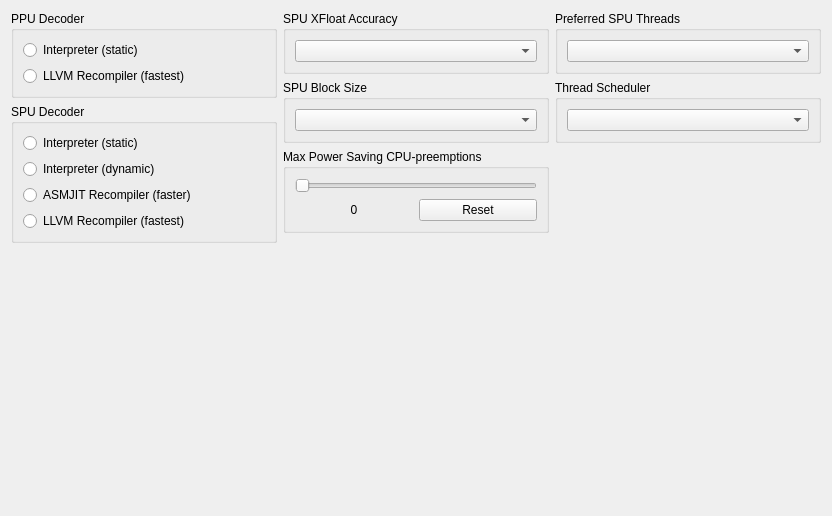
         <widget class="QWidget" name="coreTabScrollContents">
          <property name="geometry">
           <rect>
            <x>0</x>
            <y>0</y>
            <width>832</width>
            <height>516</height>
           </rect>
          </property>
          <layout class="QVBoxLayout" name="coreTabScrollContentsLayout">
           <item>
            <layout class="QHBoxLayout" name="coreTabItemLayout">
             <item>
              <layout class="QVBoxLayout" name="coreTabLeftLayout">
               <item>
                <widget class="QGroupBox" name="gb_ppu">
                 <property name="title">
                  <string>PPU Decoder</string>
                 </property>
                 <layout class="QVBoxLayout" name="ppu_layout">
                  <item>
                   <widget class="QRadioButton" name="ppu__static">
                    <property name="text">
                     <string notr="true">Interpreter (static)</string>
                    </property>
                   </widget>
                  </item>
                  <item>
                   <widget class="QRadioButton" name="ppu_llvm">
                    <property name="text">
                     <string notr="true">LLVM Recompiler (fastest)</string>
                    </property>
                   </widget>
                  </item>
                 </layout>
                </widget>
               </item>
               <item>
                <widget class="QGroupBox" name="gb_spu">
                 <property name="title">
                  <string>SPU Decoder</string>
                 </property>
                 <layout class="QVBoxLayout" name="spu_layout">
                  <item>
                   <widget class="QRadioButton" name="spu__static">
                    <property name="text">
                     <string notr="true">Interpreter (static)</string>
                    </property>
                   </widget>
                  </item>
                  <item>
                   <widget class="QRadioButton" name="spu_dynamic">
                    <property name="text">
                     <string notr="true">Interpreter (dynamic)</string>
                    </property>
                   </widget>
                  </item>
                  <item>
                   <widget class="QRadioButton" name="spu_asmjit">
                    <property name="text">
                     <string notr="true">ASMJIT Recompiler (faster)</string>
                    </property>
                   </widget>
                  </item>
                  <item>
                   <widget class="QRadioButton" name="spu_llvm">
                    <property name="text">
                     <string notr="true">LLVM Recompiler (fastest)</string>
                    </property>
                   </widget>
                  </item>
                 </layout>
                </widget>
               </item>
               <item>
                <spacer name="coreTabLeftLayoutSpacer">
                 <property name="orientation">
                  <enum>Qt::Orientation::Vertical</enum>
                 </property>
                 <property name="sizeType">
                  <enum>QSizePolicy::Policy::MinimumExpanding</enum>
                 </property>
                 <property name="sizeHint" stdset="0">
                  <size>
                   <width>0</width>
                   <height>0</height>
                  </size>
                 </property>
                </spacer>
               </item>
              </layout>
             </item>
             <item>
              <layout class="QVBoxLayout" name="coreTabMiddleLayout">
               <item>
                <widget class="QGroupBox" name="gb_xfloat_accuracy">
                 <property name="sizePolicy">
                  <sizepolicy hsizetype="Preferred" vsizetype="Minimum">
                   <horstretch>0</horstretch>
                   <verstretch>0</verstretch>
                  </sizepolicy>
                 </property>
                 <property name="title">
                  <string>SPU XFloat Accuracy</string>
                 </property>
                 <layout class="QVBoxLayout" name="gb_xfloat_accuracy_layout">
                  <item>
                   <widget class="QComboBox" name="xfloatAccuracy"/>
                  </item>
                 </layout>
                </widget>
               </item>
               <item>
                <widget class="QGroupBox" name="gb_spuBlockSize">
                 <property name="sizePolicy">
                  <sizepolicy hsizetype="Preferred" vsizetype="Minimum">
                   <horstretch>0</horstretch>
                   <verstretch>0</verstretch>
                  </sizepolicy>
                 </property>
                 <property name="title">
                  <string>SPU Block Size</string>
                 </property>
                 <layout class="QVBoxLayout" name="gb_spuBlockSize_layout">
                  <item>
                   <widget class="QComboBox" name="spuBlockSize"/>
                  </item>
                 </layout>
                </widget>
               </item>
               <item>
                <widget class="QGroupBox" name="gb_max_preempt_count">
                 <property name="sizePolicy">
                  <sizepolicy hsizetype="Preferred" vsizetype="Minimum">
                   <horstretch>0</horstretch>
                   <verstretch>0</verstretch>
                  </sizepolicy>
                 </property>
                 <property name="title">
                  <string>Max Power Saving CPU-preemptions</string>
                 </property>
                 <layout class="QVBoxLayout" name="gb_max_preempt_layout">
                  <item>
                   <widget class="QSlider" name="maxPreemptCount">
                    <property name="sizePolicy">
                     <sizepolicy hsizetype="Preferred" vsizetype="Minimum">
                      <horstretch>0</horstretch>
                      <verstretch>0</verstretch>
                     </sizepolicy>
                    </property>
                    <property name="orientation">
                     <enum>Qt::Orientation::Horizontal</enum>
                    </property>
                   </widget>
                  </item>
                  <item>
                   <layout class="QHBoxLayout" name="maxPreemptLayout" stretch="0,0">
                    <item>
                     <widget class="QLabel" name="preemptText">
                      <property name="text">
                       <string>0</string>
                      </property>
                      <property name="alignment">
                       <set>Qt::AlignmentFlag::AlignCenter</set>
                      </property>
                     </widget>
                    </item>
                    <item>
                     <widget class="QPushButton" name="preemptReset">
                      <property name="text">
                       <string>Reset</string>
                      </property>
                     </widget>
                    </item>
                   </layout>
                  </item>
                 </layout>
                </widget>
               </item>
               <item>
                <spacer name="coreTabMiddleLayoutSpacer">
                 <property name="orientation">
                  <enum>Qt::Orientation::Vertical</enum>
                 </property>
                 <property name="sizeType">
                  <enum>QSizePolicy::Policy::MinimumExpanding</enum>
                 </property>
                 <property name="sizeHint" stdset="0">
                  <size>
                   <width>0</width>
                   <height>0</height>
                  </size>
                 </property>
                </spacer>
               </item>
              </layout>
             </item>
             <item>
              <layout class="QVBoxLayout" name="coreTabRightLayout" stretch="0,0,0">
               <item>
                <widget class="QGroupBox" name="gb_spu_threads">
                 <property name="sizePolicy">
                  <sizepolicy hsizetype="Preferred" vsizetype="Minimum">
                   <horstretch>0</horstretch>
                   <verstretch>0</verstretch>
                  </sizepolicy>
                 </property>
                 <property name="title">
                  <string>Preferred SPU Threads</string>
                 </property>
                 <layout class="QVBoxLayout" name="gb_spu_threads_layout">
                  <item>
                   <widget class="QComboBox" name="preferredSPUThreads"/>
                  </item>
                 </layout>
                </widget>
               </item>
               <item>
                <widget class="QGroupBox" name="gb_threadsched">
                 <property name="sizePolicy">
                  <sizepolicy hsizetype="Preferred" vsizetype="Minimum">
                   <horstretch>0</horstretch>
                   <verstretch>0</verstretch>
                  </sizepolicy>
                 </property>
                 <property name="title">
                  <string>Thread Scheduler</string>
                 </property>
                 <layout class="QVBoxLayout" name="gb_threadsched_layout">
                  <item>
                   <widget class="QComboBox" name="threadsched"/>
                  </item>
                 </layout>
                </widget>
               </item>
               <item>
                <spacer name="coreTabRightLayoutSpacer">
                 <property name="orientation">
                  <enum>Qt::Orientation::Vertical</enum>
                 </property>
                 <property name="sizeType">
                  <enum>QSizePolicy::Policy::MinimumExpanding</enum>
                 </property>
                 <property name="sizeHint" stdset="0">
                  <size>
                   <width>0</width>
                   <height>0</height>
                  </size>
                 </property>
                </spacer>
               </item>
              </layout>
             </item>
            </layout>
           </item>
           <item>
            <spacer name="coreTabSpacer">
             <property name="orientation">
              <enum>Qt::Orientation::Vertical</enum>
             </property>
             <property name="sizeType">
              <enum>QSizePolicy::Policy::MinimumExpanding</enum>
             </property>
             <property name="sizeHint" stdset="0">
              <size>
               <width>0</width>
               <height>0</height>
              </size>
             </property>
            </spacer>
           </item>
          </layout>
         </widget>
